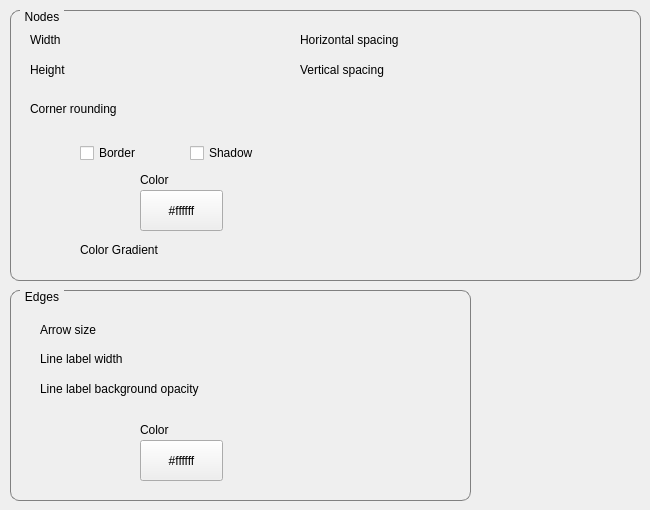
   <widget class="QWidget" name="graphs_tab">
    <attribute name="title">
     <string>Graphs</string>
    </attribute>
    <widget class="QGroupBox" name="groupBox_3">
     <property name="geometry">
      <rect>
       <x>10</x>
       <y>10</y>
       <width>631</width>
       <height>271</height>
      </rect>
     </property>
     <property name="layoutDirection">
      <enum>Qt::LeftToRight</enum>
     </property>
     <property name="styleSheet">
      <string notr="true">QGroupBox {
    border: 1px solid gray;
    border-radius: 9px;
    margin-top: 0.5em;
}

QGroupBox::title {
    subcontrol-origin: margin;
    left: 10px;
    padding: 0 3px 0 3px;
}</string>
     </property>
     <property name="title">
      <string>Nodes</string>
     </property>
     <widget class="QLabel" name="label_10">
      <property name="geometry">
       <rect>
        <x>130</x>
        <y>160</y>
        <width>61</width>
        <height>20</height>
       </rect>
      </property>
      <property name="text">
       <string>Color</string>
      </property>
     </widget>
     <widget class="QCheckBox" name="graph_node_use_border_cb">
      <property name="geometry">
       <rect>
        <x>70</x>
        <y>130</y>
        <width>94</width>
        <height>26</height>
       </rect>
      </property>
      <property name="text">
       <string>Border</string>
      </property>
     </widget>
     <widget class="QPushButton" name="graph_node_color_pb">
      <property name="geometry">
       <rect>
        <x>130</x>
        <y>180</y>
        <width>83</width>
        <height>41</height>
       </rect>
      </property>
      <property name="text">
       <string>#ffffff</string>
      </property>
     </widget>
     <widget class="SettingsSliderPercent" name="graph_node_color_gradient_slider" native="true">
      <property name="geometry">
       <rect>
        <x>170</x>
        <y>220</y>
        <width>200</width>
        <height>41</height>
       </rect>
      </property>
     </widget>
     <widget class="QLabel" name="label_17">
      <property name="geometry">
       <rect>
        <x>70</x>
        <y>230</y>
        <width>101</width>
        <height>20</height>
       </rect>
      </property>
      <property name="text">
       <string>Color Gradient</string>
      </property>
     </widget>
     <widget class="QLabel" name="label_13">
      <property name="geometry">
       <rect>
        <x>20</x>
        <y>50</y>
        <width>51</width>
        <height>20</height>
       </rect>
      </property>
      <property name="text">
       <string>Height</string>
      </property>
     </widget>
     <widget class="QLabel" name="label_16">
      <property name="geometry">
       <rect>
        <x>20</x>
        <y>20</y>
        <width>51</width>
        <height>20</height>
       </rect>
      </property>
      <property name="text">
       <string>Width</string>
      </property>
     </widget>
     <widget class="SettingsSlider" name="graph_node_width_slider" native="true">
      <property name="geometry">
       <rect>
        <x>70</x>
        <y>10</y>
        <width>200</width>
        <height>41</height>
       </rect>
      </property>
     </widget>
     <widget class="SettingsSlider" name="graph_node_height_slider" native="true">
      <property name="geometry">
       <rect>
        <x>70</x>
        <y>40</y>
        <width>200</width>
        <height>41</height>
       </rect>
      </property>
     </widget>
     <widget class="SettingsSlider" name="graph_node_v_spacing_slider" native="true">
      <property name="geometry">
       <rect>
        <x>420</x>
        <y>40</y>
        <width>200</width>
        <height>41</height>
       </rect>
      </property>
     </widget>
     <widget class="QLabel" name="label_18">
      <property name="geometry">
       <rect>
        <x>290</x>
        <y>20</y>
        <width>131</width>
        <height>20</height>
       </rect>
      </property>
      <property name="text">
       <string>Horizontal spacing</string>
      </property>
     </widget>
     <widget class="SettingsSlider" name="graph_node_h_spacing_slider" native="true">
      <property name="geometry">
       <rect>
        <x>420</x>
        <y>10</y>
        <width>200</width>
        <height>41</height>
       </rect>
      </property>
     </widget>
     <widget class="QLabel" name="label_20">
      <property name="geometry">
       <rect>
        <x>290</x>
        <y>50</y>
        <width>111</width>
        <height>20</height>
       </rect>
      </property>
      <property name="text">
       <string>Vertical spacing</string>
      </property>
     </widget>
     <widget class="QLabel" name="label_34">
      <property name="geometry">
       <rect>
        <x>20</x>
        <y>90</y>
        <width>121</width>
        <height>17</height>
       </rect>
      </property>
      <property name="text">
       <string>Corner rounding</string>
      </property>
     </widget>
     <widget class="SettingsSlider" name="graph_node_corner_rounding_slider" native="true">
      <property name="geometry">
       <rect>
        <x>140</x>
        <y>80</y>
        <width>200</width>
        <height>41</height>
       </rect>
      </property>
     </widget>
     <widget class="QCheckBox" name="graph_node_use_shadow_cb">
      <property name="geometry">
       <rect>
        <x>180</x>
        <y>130</y>
        <width>94</width>
        <height>26</height>
       </rect>
      </property>
      <property name="text">
       <string>Shadow</string>
      </property>
     </widget>
    </widget>
    <widget class="QGroupBox" name="groupBox_4">
     <property name="geometry">
      <rect>
       <x>10</x>
       <y>290</y>
       <width>461</width>
       <height>211</height>
      </rect>
     </property>
     <property name="styleSheet">
      <string notr="true">QGroupBox {
    border: 1px solid gray;
    border-radius: 9px;
    margin-top: 0.5em;
}

QGroupBox::title {
    subcontrol-origin: margin;
    left: 10px;
    padding: 0 3px 0 3px;
}</string>
     </property>
     <property name="title">
      <string>Edges</string>
     </property>
     <widget class="SettingsSlider" name="graph_edge_arrow_size_slider" native="true">
      <property name="geometry">
       <rect>
        <x>250</x>
        <y>20</y>
        <width>200</width>
        <height>41</height>
       </rect>
      </property>
     </widget>
     <widget class="QLabel" name="label_31">
      <property name="geometry">
       <rect>
        <x>30</x>
        <y>30</y>
        <width>101</width>
        <height>20</height>
       </rect>
      </property>
      <property name="text">
       <string>Arrow size</string>
      </property>
     </widget>
     <widget class="QLabel" name="label_32">
      <property name="geometry">
       <rect>
        <x>130</x>
        <y>130</y>
        <width>61</width>
        <height>20</height>
       </rect>
      </property>
      <property name="text">
       <string>Color</string>
      </property>
     </widget>
     <widget class="QPushButton" name="graph_edge_color_pb">
      <property name="geometry">
       <rect>
        <x>130</x>
        <y>150</y>
        <width>83</width>
        <height>41</height>
       </rect>
      </property>
      <property name="text">
       <string>#ffffff</string>
      </property>
     </widget>
     <widget class="QLabel" name="label_67">
      <property name="geometry">
       <rect>
        <x>30</x>
        <y>60</y>
        <width>151</width>
        <height>18</height>
       </rect>
      </property>
      <property name="text">
       <string>Line label width</string>
      </property>
     </widget>
     <widget class="QLabel" name="label_68">
      <property name="geometry">
       <rect>
        <x>30</x>
        <y>90</y>
        <width>281</width>
        <height>18</height>
       </rect>
      </property>
      <property name="text">
       <string>Line label background opacity</string>
      </property>
     </widget>
     <widget class="SettingsSlider" name="graph_edge_annotation_width_slider" native="true">
      <property name="geometry">
       <rect>
        <x>250</x>
        <y>50</y>
        <width>200</width>
        <height>41</height>
       </rect>
      </property>
     </widget>
     <widget class="SettingsSliderPercent" name="graph_edge_annotation_background_opacity_slider" native="true">
      <property name="geometry">
       <rect>
        <x>250</x>
        <y>80</y>
        <width>200</width>
        <height>41</height>
       </rect>
      </property>
     </widget>
    </widget>
   </widget>
